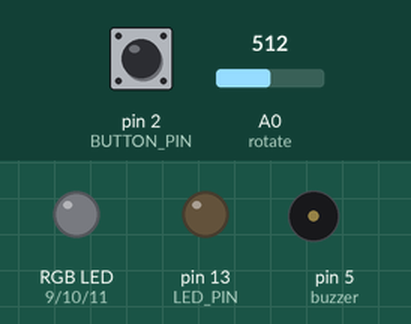
Recording of a sketch running on a simulated Arduino Uno, built with avr-gcc and run on an emulated ATmega328P. Shown: an RGB LED mixed from three pins (HIGH = lit), output pins drawn as LEDs (lit = HIGH), buzzer (waves = sounding, pin HIGH). The inputs (shaded band) are chosen by the test bench; at power-on: pin 2 (BUTTON_PIN) HIGH, A0 (rotate) = 512. Dim RGB values are drawn brighter than linear.

Above: at 1.2 s.
1.3 s: pin 2 (BUTTON_PIN) pulled LOW for 0.15 s
At 2.0 s:
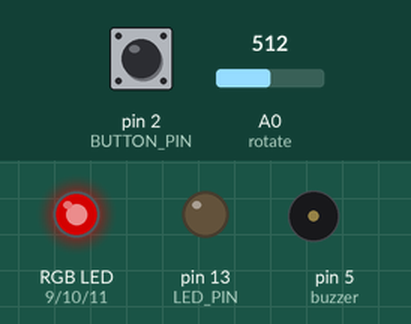
4.4 s: pin 2 (BUTTON_PIN) pulled LOW for 1 s
At 4.9 s:
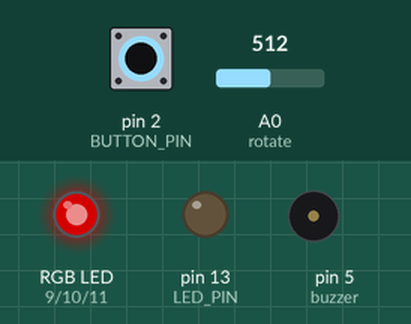
8.4 s: pin 2 (BUTTON_PIN) pulled LOW for 3.2 s
At 9.3 s:
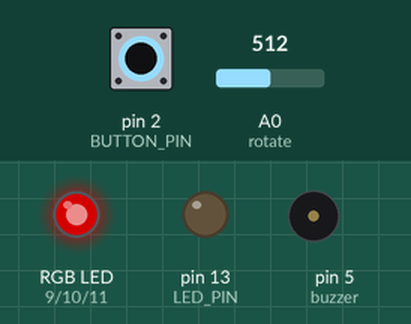
13.1 s: A0 (rotate) set to 716
At 13.6 s:
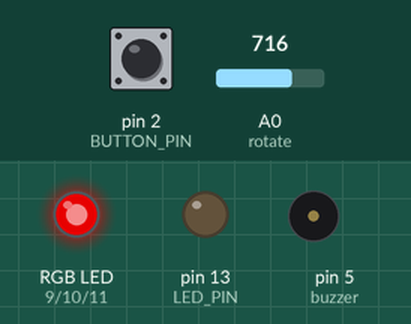
Timing chart, 0 to 16.8 s (numbered marks = the images above; inputs shaded):
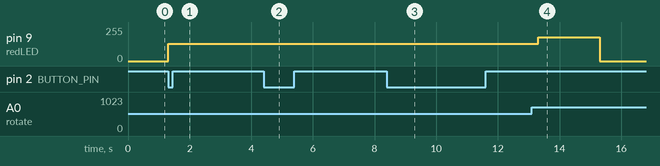

The sketch:

combine_20181210_01work.ino
```cpp
/*
 DESCRIPTION
 ====================
 Simple example of the Bounce library that switches the debug LED when a button is pressed.
 */
// Include the Bounce2 library found here :
// https://github.com/thomasfredericks/Bounce2
#include <Bounce2.h>

#define BUTTON_PIN 2
#define LED_PIN 13
#define buzzer 5
#define rotate 0
# define redLED 9
# define greenLED 10
# define blueLED 11
// Instantiate a Bounce object
Bounce debouncer = Bounce();

void setup() {

  // Setup the button with an internal pull-up :
  initAll();
  pinMode(BUTTON_PIN,INPUT_PULLUP);

  // After setting up the button, setup the Bounce instance :
  debouncer.attach(BUTTON_PIN);
  debouncer.interval(5); // interval in ms

  //Setup the LED :
  pinMode(LED_PIN,OUTPUT);

}

void loop() {
  // Update the Bounce instance :
  debouncer.update();

  // Get the updated value :
  int value = debouncer.read();

  // Turn on or off the LED as determined by the state :
  if ( value == LOW ) {
    bell(GetRotate());
    delay(2000);

  }
  else {
    analogWrite(greenLED, 0);
    analogWrite(blueLED, 0);
    analogWrite(redLED, 0);
  }
}
  void initAll()
 {
  pinMode(buzzer,OUTPUT);
  digitalWrite(buzzer,LOW);
  pinMode(BUTTON_PIN,INPUT_PULLUP);

  // After setting up the button, setup the Bounce instance :
  debouncer.attach(BUTTON_PIN);
  debouncer.interval(5); // interval in ms

  //Setup the LED :
  pinMode(LED_PIN,OUTPUT);

 }

 void bell(double t )
 {
  analogWrite(greenLED, 0);
  analogWrite(blueLED, 0);
  analogWrite(redLED, t);


 }

 double GetRotate()
 {
  return (double)analogRead(rotate)/4;
 }
```

Measured:
- after the input at 1.3 s, pin 9 (redLED): 0/255 → 128/255 at once
- after the input at 4.4 s, pin 9 (redLED): stays 128/255 (without the input it goes to 0/255 after 0.91 s)
- after the input at 8.4 s, pin 9 (redLED): stays 128/255 (without the input it goes to 0/255 after 0.91 s)
- after the input at 13.1 s, pin 9 (redLED): 128/255 → 179/255 after 0.21 s, → 0/255 2.0 s later
